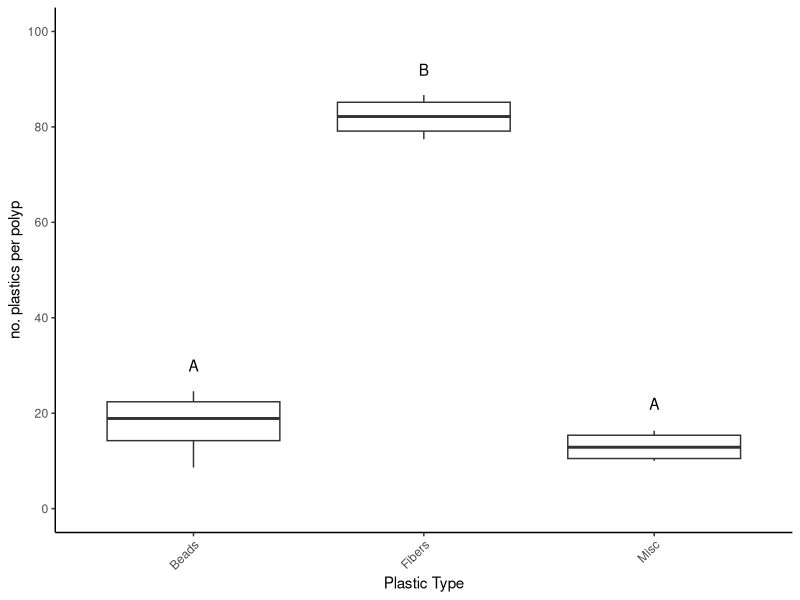
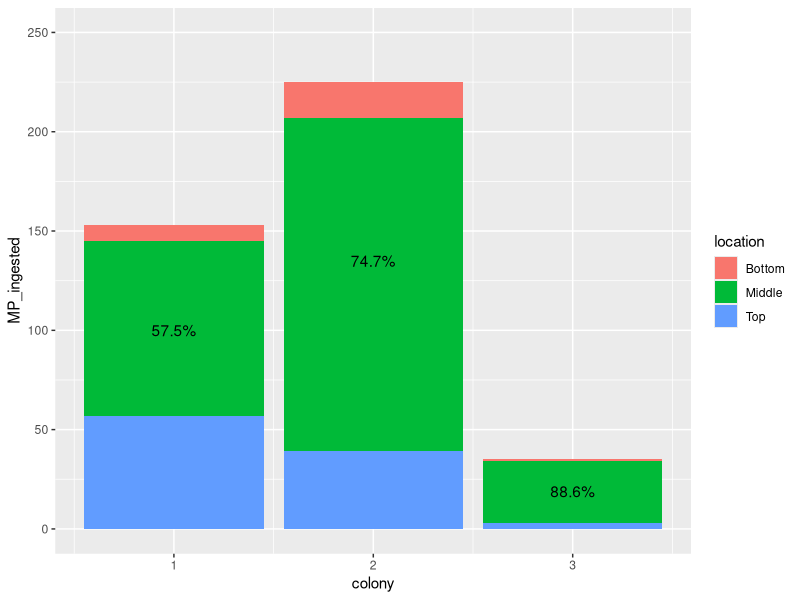
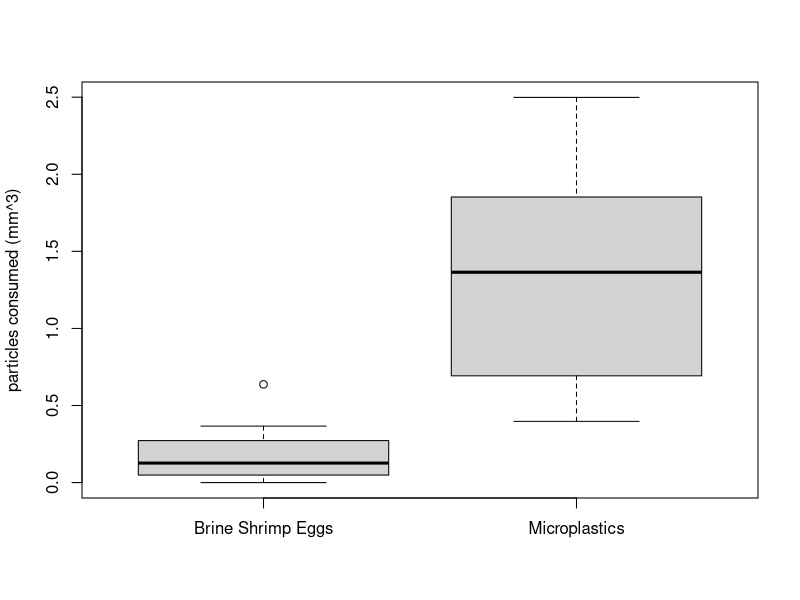
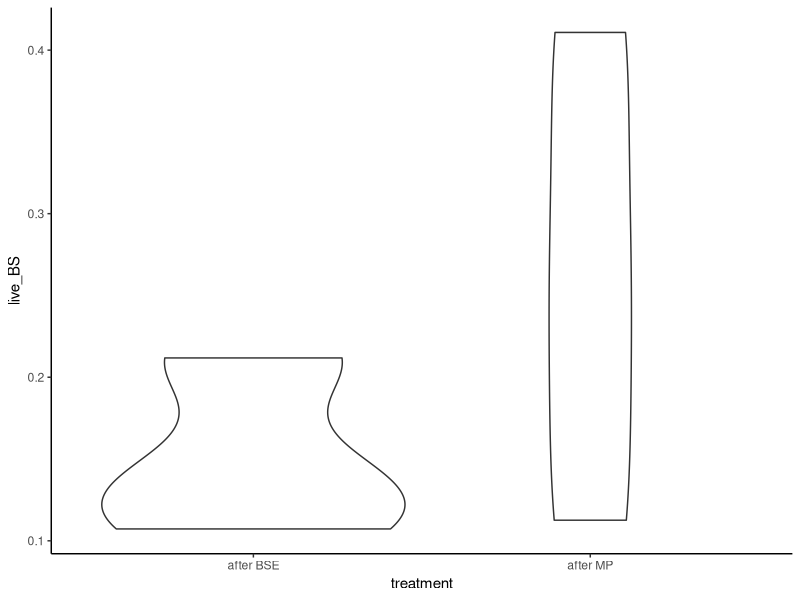
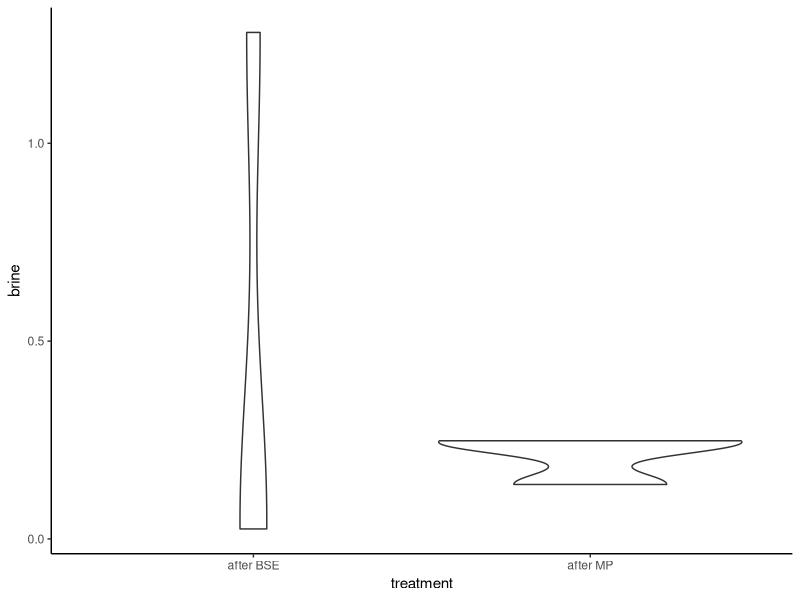
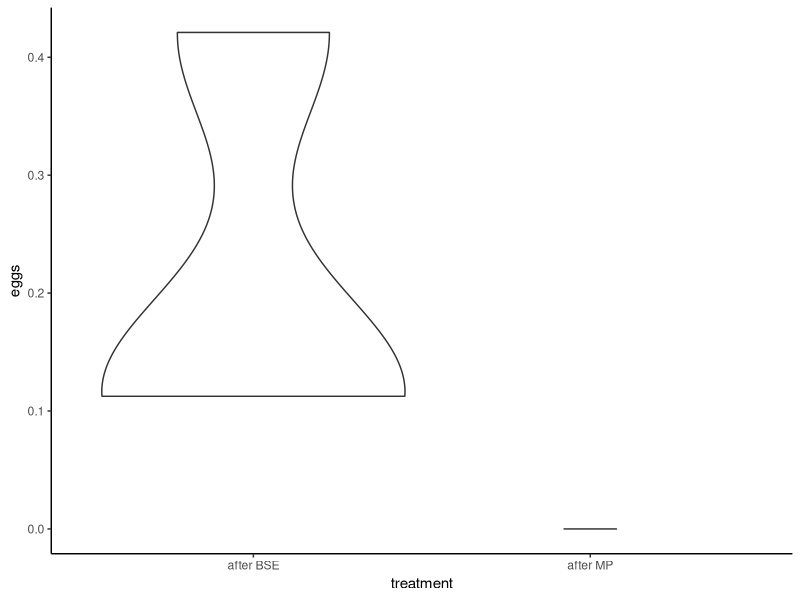

Write the R code that produced these figures, in order. (Note: this script raises an error after producing the figures.)
## ---- chunk 1
knitr::opts_chunk$set(echo = TRUE)
## ---- chunk 2
install.packages("readxl")
## ---- chunk 3
library(readxl)
library(readxl)
library(ggplot2)
library(dplyr)
library(gridExtra)
## ---- chunk 4
Figure_1 <- read_excel("individual_project.xlsx", 
    sheet = "GP-Fig.1")
summary(Figure_1)
## ---- chunk 5
ggplot(data=Figure_1,aes(x=MP_type,y=MP_count))+geom_boxplot()+xlab("Plastic Type")+ylab("no. plastics per polyp")+scale_y_continuous(lim=c(0,100),breaks=c(0,20,40,60,80,100))+theme_classic()+annotate("text", x = "Beads", y = 30, label = "A")+annotate("text", x = "Fibers", y = 92, label = "B")+annotate("text", x = "Misc", y = 22, label = "A")+theme(axis.text.x = element_text(angle = 45, hjust = 1))
## ---- chunk 6
Figure_2 <- read_excel("individual_project.xlsx", 
    sheet = "GP-Fig.2")
summary(Figure_2)
names(Figure_2)
## ---- chunk 7
plot_2 <- ggplot(Figure_2, aes(x=colony,y=MP_ingested))
plot_2 + geom_histogram(stat="identity",aes(fill=location))+annotate("text", x = 1, y = 100, label = "57.5%")+annotate("text", x = 2, y = 135, label = "74.7%")+annotate("text", x = 3, y = 19, label = "88.6%")+scale_y_continuous(lim=c(0,250),breaks=c(0,50,100,150,200,250))
## ---- chunk 8
Figure_3 <- read_excel("individual_project.xlsx", 
     sheet = "GP-Fig.3")
summary(Figure_3)
boxplot(Figure_3, ylab="particles consumed (mm^3)")
## ---- chunk 9
Fig.4_plot.1 <- read_excel("individual_project.xlsx", 
    sheet = "GP-Fig.4-Cope")
summary(Fig.4_plot.1)
## ---- chunk 10
Figure_4_plot_1 <- ggplot(Fig.4_plot.1, aes(x=treatment,y=live_BS))
Figure_4_plot_1 + geom_violin()+theme_classic()
## ---- chunk 11
Fig.4_plot.2 <- read_excel("individual_project.xlsx", 
    sheet = "GP-Fig.4-Brine")
summary(Fig.4_plot.2)
## ---- chunk 12
Figure_4_plot_2 <- ggplot(Fig.4_plot.2, aes(x=treatment,y=brine))
Figure_4_plot_2 + geom_violin()+theme_classic()
## ---- chunk 13
Fig.4_plot.3 <- read_excel("individual_project.xlsx", 
    sheet = "GP-Fig.4-Egg")
summary(Fig.4_plot.3)
## ---- chunk 14
Figure_4_plot_3 <- ggplot(Fig.4_plot.3, aes(x=treatment,y=eggs))
Figure_4_plot_3 + geom_violin()+theme_classic()
## ---- chunk 15
grid.arrange()
## ---- chunk 16
Figure_5 <- read_excel("individual_project.xlsx", 
    sheet = "GP-Fig.5")
summary(Figure_5)
plot(Figure_5)
## ---- chunk 17
plot_5 <- ggplot(Figure_5, aes(x="brine shrimp egg ingestion (mm^3)",y="Microplastic Ingestion (mm^3)"))
plot_5 + geom_jitter() + theme_classic()
